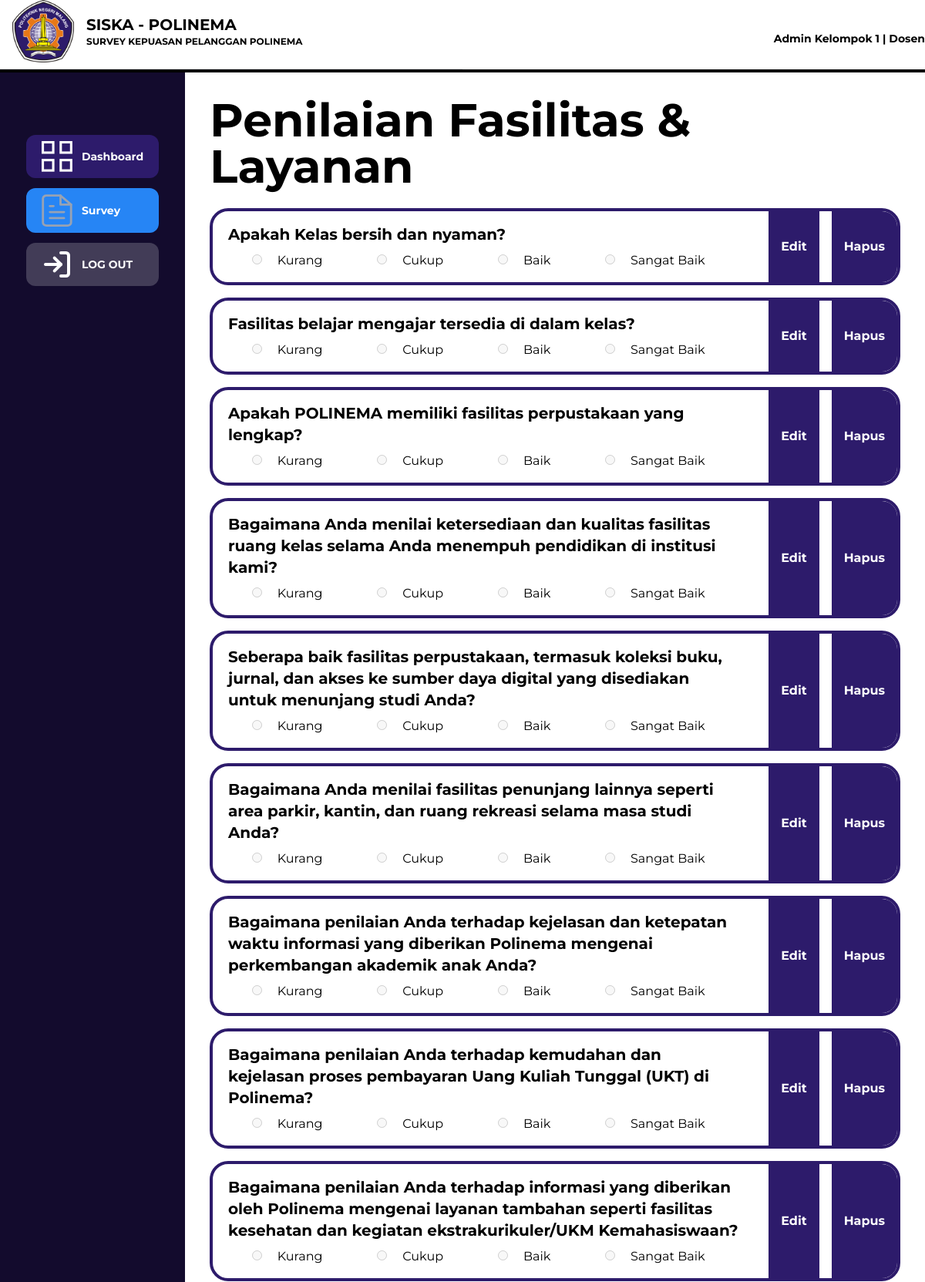
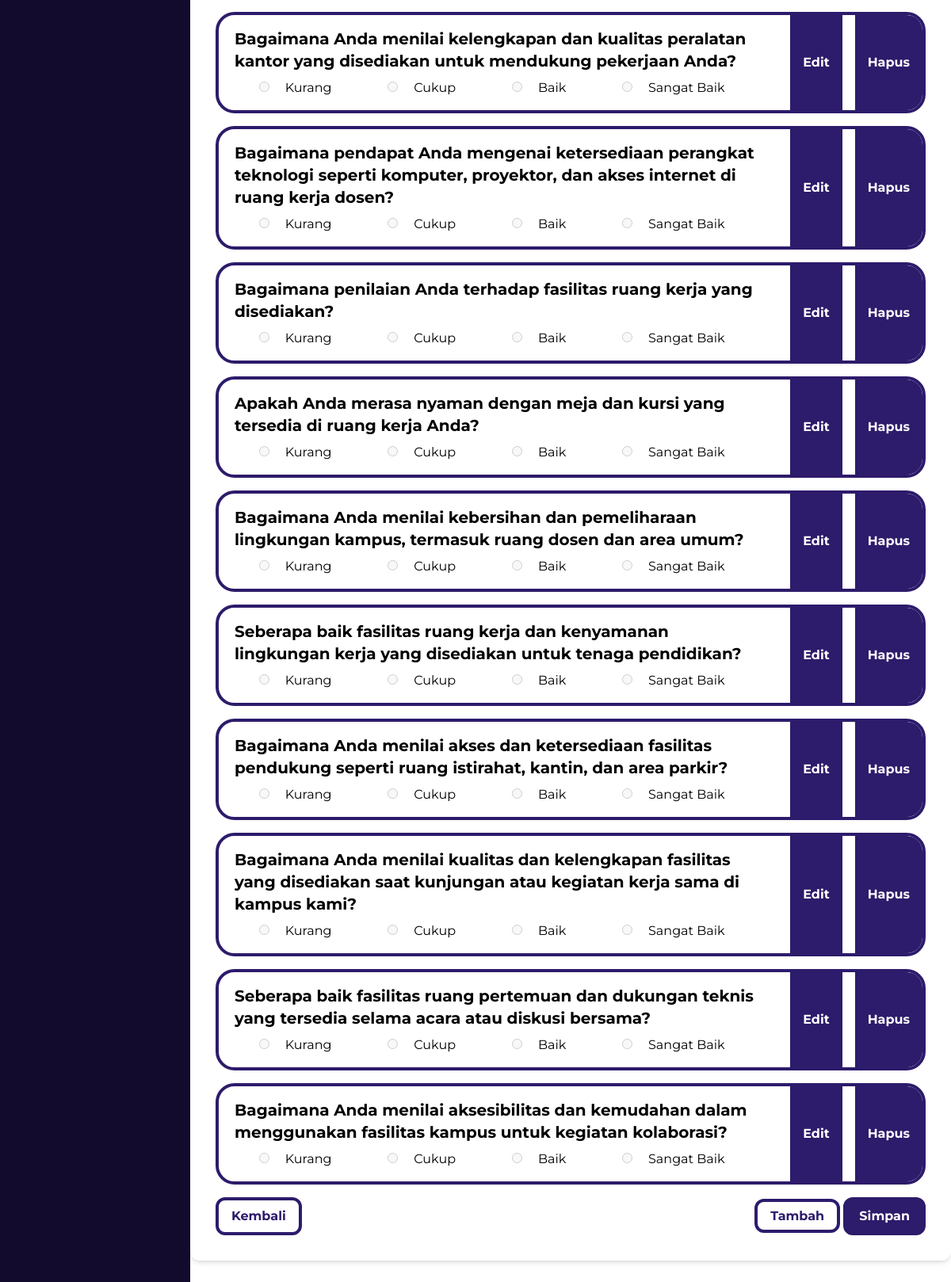
The page /admin/editSurvey_pilihSoal.php?id_kategori=1 (signed in) on the database its author committed (2 pictures, top to bottom).
### tables this page shows
CREATE TABLE `m_kategori` (
  `id_kategori` int(11) NOT NULL,
  `kategori_nama` varchar(255) DEFAULT NULL
);

CREATE TABLE `m_survey_soal` (
  `id_soal` int(11) NOT NULL,
  `id_survey` int(11) DEFAULT NULL,
  `id_kategori` int(11) DEFAULT NULL,
  `no_urut` int(11) DEFAULT NULL,
  `soal_jenis` enum('pilihan') DEFAULT NULL,
  `soal_nama` varchar(500) DEFAULT NULL
);

### admin/editSurvey_pilihSoal.php (the view, shortened to what this page needs)
<?php
include "../koneksi.php";
$id_kategori = $_GET['id_kategori'];
$sqlKategori = "SELECT kategori_nama From m_kategori WHERE id_kategori = '$id_kategori'";
$resultKategori = mysqli_query($connect,$sqlKategori);
?>
<!DOCTYPE html>
<html lang="en">
<script src="https://cdn.tailwindcss.com"></script>
<body>
    <div class="grid grid-cols-2">
        <div class="left relative">
            <div class="flex items-center gap-4 mb-2 ps-4">
                <img src="lambang-polinema1.png" class="w-20" />
                <div>
                    <h1 class="font-bold text-xl">SISKA - POLINEMA</h1>
                    <p class="text-xs font-bold">SURVEY KEPUASAN PELANGGAN POLINEMA</p>
                </div>
            </div>
        </div>
        <div class="text-sm text-end mt-10">
            <h1><b><?= $_SESSION['nama'] ?> | <?= $_SESSION['user_type'] ?></b></h1>
        </div>
        <hr />
    </div>
    <hr class="border-2 border-black" />
    <div class="grid grid-cols-5 h-screen">
        <div class="left bg-[#130B2d] py-20 relative">
            <ul class="grid grid-rows-3 gap-3 text-center text-sm items-center justify-center">
                <li class="px-5 py-2 bg-[#2D1B6B] font-bold text-white rounded-xl">
                    <a class="flex items-center gap-3" href="dashboardAdmin.php"><img src="../aset/dashSym.svg" class="w-10" /><span>Dashboard</span></a>
                </li>
                <li class="px-5 py-2 bg-[#2685F5] font-bold text-white rounded-xl">
                    <a class="flex items-center gap-3" href="surveyAdmin.php"><img src="../aset/surveySym.svg" class="w-10" /><span>Survey</span></a>
                </li>
                <li class="px-5 py-2 bg-[#423C57] font-bold text-white rounded-xl">
                    <a class="flex items-center gap-3" href="../logout.php"><img src="../aset/Logout.svg" class="w-10" /><span>LOG OUT</span></a>
                </li>
            </ul>
        </div>
        <div class="col-span-4">
            <main class="col-span-4">
                <div class="bg-white p-8 rounded-xl shadow-md">
                    <h1 class="text-6xl font-bold mb-6"> <?= ($resultKategori->num_rows > 0)? $resultKategori->fetch_assoc()['kategori_nama'] : 'Kategori Not Found' ?></h1>
                    <form action="" method="post">
                        <div class="grid gap-4 col-span-4">
                            <?php
                                $sql = "SELECT s.id_soal, s.id_survey, k.kategori_nama, k.id_kategori, soal_nama FROM m_survey_soal s LEFT JOIN m_kategori k ON s.id_kategori = k.id_kategori WHERE s.id_kategori = $id_kategori;";
                                $result = mysqli_query($connect,$sql);
                            if ($result->num_rows > 0) {
                                while ($row = $result->fetch_assoc()) {
                            ?>
                                    <div class="rounded-3xl border-[#2D1B6B] border-4 w-full flex justify-between overflow-hidden">
                                        <div class="px-5 py-4 grow">
                                            <h2 class="text-xl font-bold mb-2"><?= $row['soal_nama'] ?></h2>
                                            <div class="flex justify-evenly gap-6 w-full">
                                                <div>
                                                    <input type="radio" id="<?= $row['id_kategori'] . '1' ?>" name="<?= $row['id_soal'] ?>" value="kurang" disabled/>
                                                    <label for="<?= $row['id_kategori'] . '1' ?>" class=" text-black py-2 px-4 rounded-xl">Kurang</label>
                                                </div>
                                                <div>
                                                    <input type="radio" id="<?= $row['id_kategori'] . '2' ?>" name="<?= $row['id_soal'] ?>" value="cukup" disabled/>
                                                    <label for="<?= $row['id_kategori'] . '2' ?>" class=" text-black py-2 px-4 rounded-xl">Cukup</label>
                                                </div>
                                                <div>
                                                    <input type="radio" id="<?= $row['id_kategori'] . '3' ?>" name="<?= $row['id_soal'] ?>" value="baik" disabled/>
                                                    <label for="<?= $row['id_kategori'] . '3' ?>" class=" text-black py-2 px-4 rounded-xl">Baik</label>
                                                </div>
                                                <div>
                                                    <input type="radio" id="<?= $row['id_kategori'] . '4' ?>" name="<?= $row['id_soal'] ?>" value="sangat baik" disabled/>
                                                    <label for="<?= $row['id_kategori'] . '4' ?>" class=" text-black py-2 px-4 rounded-xl">Sangat Baik</label>
                                                </div>
                                            </div>
                                        </div>
                                        <a href="editSoal.php?id_soal=<?=$row['id_soal']?>" class="">
                                                <button class="ml-4 bg-[#2D1B6B] hover:bg-blue-700 text-white font-bold py-2 px-4 h-full " type="button">Edit</button>
                                        </a>
                                        <a href="hapusSoal.php?id_soal=<?=$row['id_soal']?>" class="">
                                                <button class="ml-4 bg-[#2D1B6B] hover:bg-blue-700 text-white font-bold py-2 px-4 h-full " type="button">Hapus</button>
                                        </a>
                                    </div>
                            <?php
                                }
                            } else {
                                echo "0 results";
                            }
                            ?>
                            <div class="flex justify-between w-full md-40">
                                <div>
                                    <button class="bg-white text-[#2D1B6B] border-[#2D1B6B] py-2 px-4 rounded-xl border-[#2D1B6B] border-4" type="back"><a href="editSurvey.php"><b>Kembali</b></a></button>
                                </div>
                                <div>
                                    <a class="bg-white text-[#2D1B6B] border-[#2D1B6B] py-2 px-4 rounded-xl border-[#2D1B6B] border-4" href="tambahSoal.php?id_kategori=<?=$id_kategori?>"><b>Tambah</b></a>
                                    <button class="end-content bg-[#2D1B6B] border-[#2D1B6B] text-white py-2 px-4 rounded-xl border-4" type="submit"><a href="editSurvey.php"><b>Simpan</b></a></button>
                                </div>
                            </div>
                    </form>
                </div>
            </main>
        </div>
    </div>
</body>
</html>

### admin/editSurvey_pilihSoal.php (style rules this page uses)
body { font-family: "Montserrat"; font-style: normal; font-weight: 400; }

### rows shown on the page
m_kategori: kategori_nama "Penilaian Fasilitas & Layanan"
m_survey_soal: soal_nama "Apakah Kelas bersih dan nyaman?"
m_survey_soal: soal_nama "Fasilitas belajar mengajar tersedia di dalam kelas?"
m_survey_soal: soal_nama "Apakah POLINEMA memiliki fasilitas perpustakaan yang lengkap?"
m_survey_soal: soal_nama "Bagaimana Anda menilai ketersediaan dan kualitas fasilitas ruang kelas selama Anda menempuh pendidikan di institusi kami?"
m_survey_soal: soal_nama "Seberapa baik fasilitas perpustakaan, termasuk koleksi buku, jurnal, dan akses ke sumber daya digital yang disediakan untuk menunjang studi Anda?"
m_survey_soal: soal_nama "Bagaimana Anda menilai fasilitas penunjang lainnya seperti area parkir, kantin, dan ruang rekreasi selama masa studi Anda?"
m_survey_soal: soal_nama "Bagaimana penilaian Anda terhadap kejelasan dan ketepatan waktu informasi yang diberikan Polinema mengenai perkembangan akademik anak Anda?"
m_survey_soal: soal_nama "Bagaimana penilaian Anda terhadap kemudahan dan kejelasan proses pembayaran Uang Kuliah Tunggal (UKT) di Polinema?"
m_survey_soal: soal_nama "Bagaimana penilaian Anda terhadap informasi yang diberikan oleh Polinema mengenai layanan tambahan seperti fasilitas kesehatan dan kegiatan ekstrakurikuler/UKM Kemahasiswaan?"
m_survey_soal: soal_nama "Bagaimana Anda menilai kelengkapan dan kualitas peralatan kantor yang disediakan untuk mendukung pekerjaan Anda?"
m_survey_soal: soal_nama "Bagaimana pendapat Anda mengenai ketersediaan perangkat teknologi seperti komputer, proyektor, dan akses internet di ruang kerja dosen?"
m_survey_soal: soal_nama "Bagaimana penilaian Anda terhadap fasilitas ruang kerja yang disediakan?"
m_survey_soal: soal_nama "Apakah Anda merasa nyaman dengan meja dan kursi yang tersedia di ruang kerja Anda?"
m_survey_soal: soal_nama "Bagaimana Anda menilai kebersihan dan pemeliharaan lingkungan kampus, termasuk ruang dosen dan area umum?"
m_survey_soal: soal_nama "Seberapa baik fasilitas ruang kerja dan kenyamanan lingkungan kerja yang disediakan untuk tenaga pendidikan?"
m_survey_soal: soal_nama "Bagaimana Anda menilai akses dan ketersediaan fasilitas pendukung seperti ruang istirahat, kantin, dan area parkir?"
m_survey_soal: soal_nama "Bagaimana Anda menilai kualitas dan kelengkapan fasilitas yang disediakan saat kunjungan atau kegiatan kerja sama di kampus kami?"
m_survey_soal: soal_nama "Seberapa baik fasilitas ruang pertemuan dan dukungan teknis yang tersedia selama acara atau diskusi bersama?"
m_survey_soal: soal_nama "Bagaimana Anda menilai aksesibilitas dan kemudahan dalam menggunakan fasilitas kampus untuk kegiatan kolaborasi?"

### other values the page prints
$_SESSION['nama'] "Admin Kelompok 1"
$_SESSION['user_type'] "Dosen"
